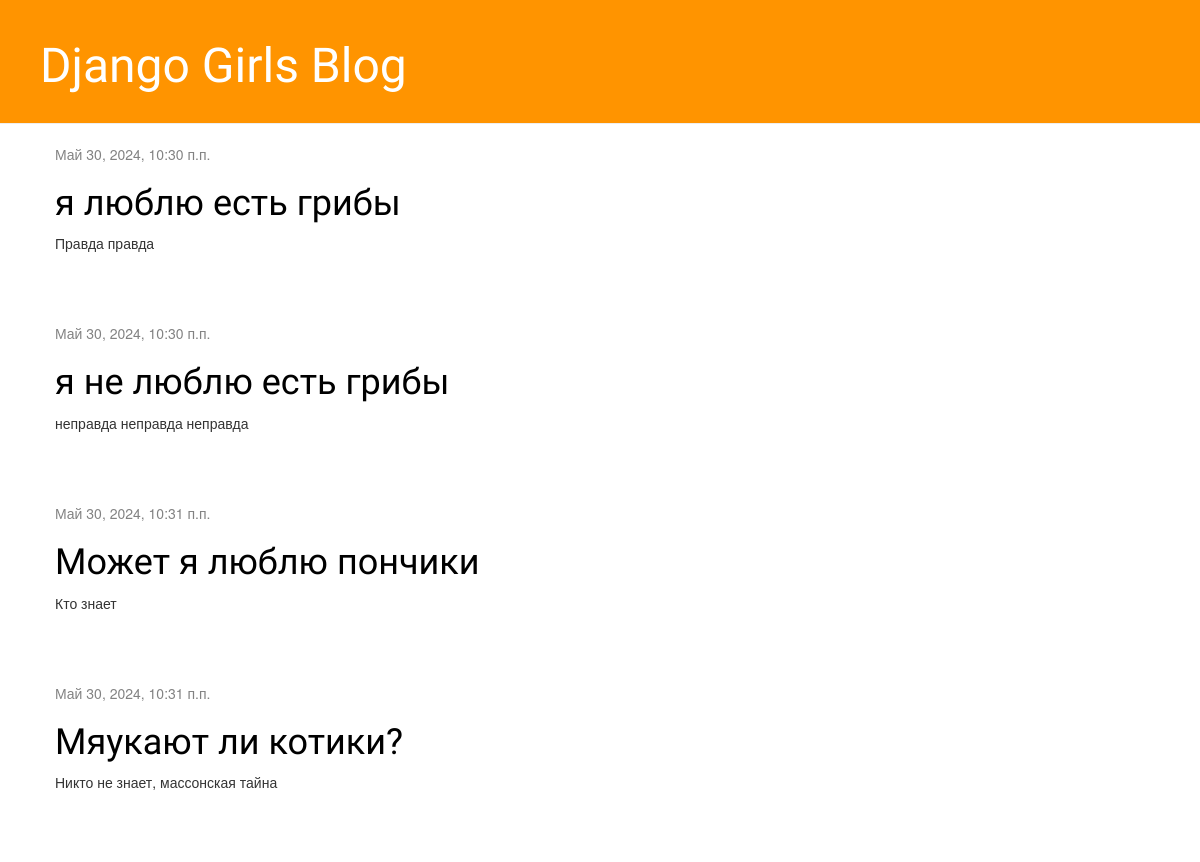
The app's page /, older data.
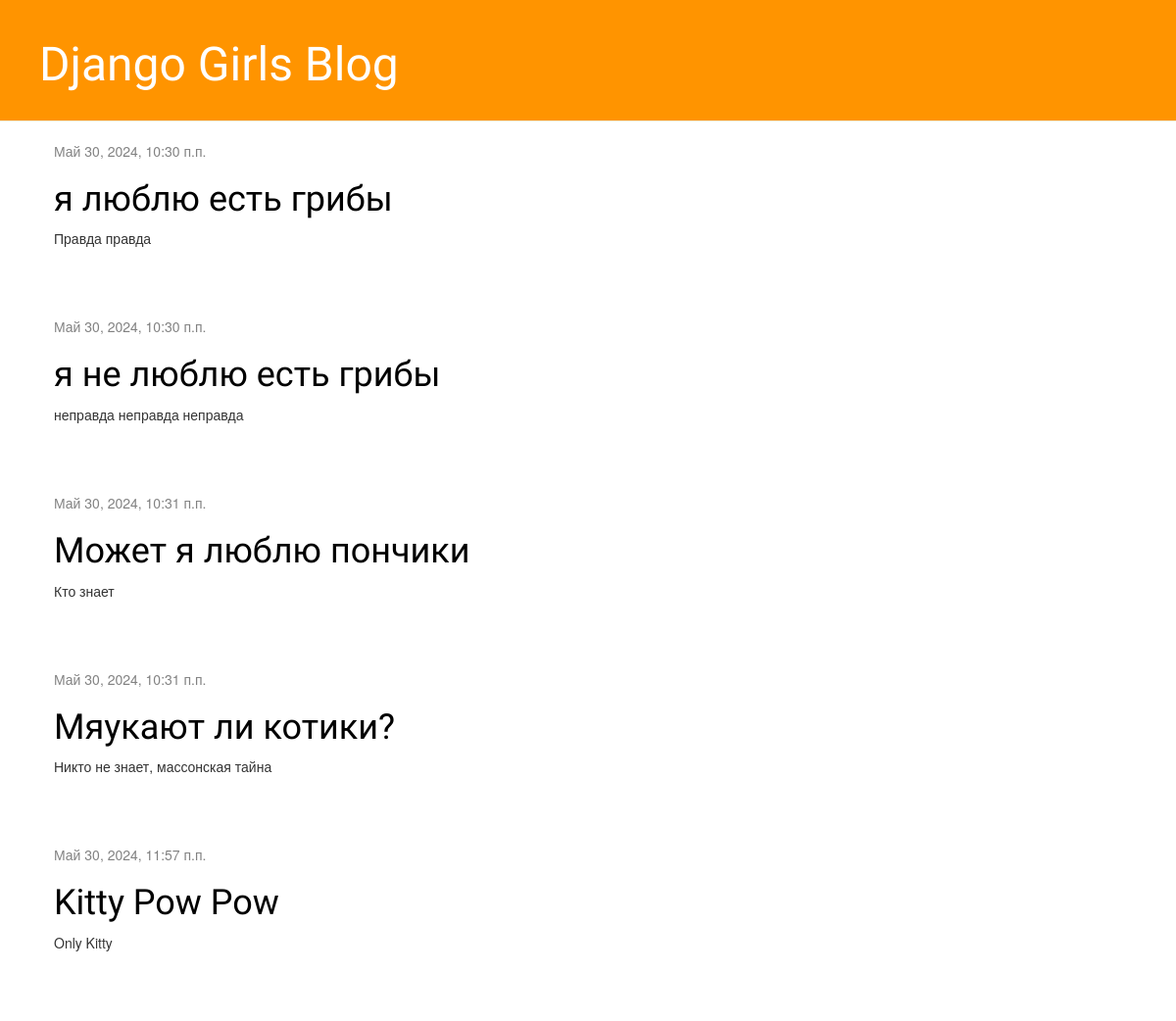
The same page, newer data.
### blog/models.py (models this page shows, shortened)
class Post(models.Model):
	author = models.ForeignKey(settings.AUTH_USER_MODEL, on_delete=models.CASCADE)
	title = models.CharField(max_length=200)
	text = models.TextField()
	created_date = models.DateTimeField(default=timezone.now)
	published_date = models.DateTimeField(blank=True, null=True)

### blog/views.py (the view)
# urls.py: path('', views.post_list, name='post_list'),
def post_list(request):
	posts = Post.objects.filter(published_date__lte=timezone.now()).order_by('published_date')
	return render(request, 'blog/post_list.html', {'posts': posts})

### blog/templates/blog/post_list.html
					{% extends 'blog/base.html' %}
					{% block content %}
           				 {% for post in posts %}
                			<div class="post">
                   				 <div class="date">
                       				 {{ post.published_date }}
                    			</div>
                    			<h1><a href="{% url 'post_detail' pk=post.pk %}">{{ post.title }}</a></h1>
                    			<p>{{ post.text|linebreaksbr }}</p>
               				</div>
           				 {% endfor %}
           			{% endblock %}

Row changes from the older to the newer data that the page shows:
added Post: published_date "Май 30, 2024, 11:57 п.п.", title "Kitty Pow Pow", text "Only Kitty"
